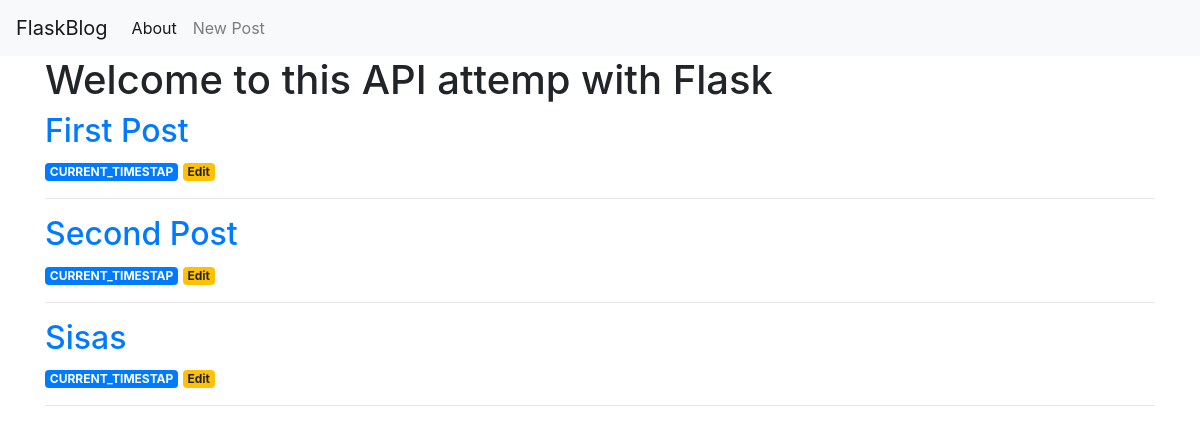
Before: / with the older database file.
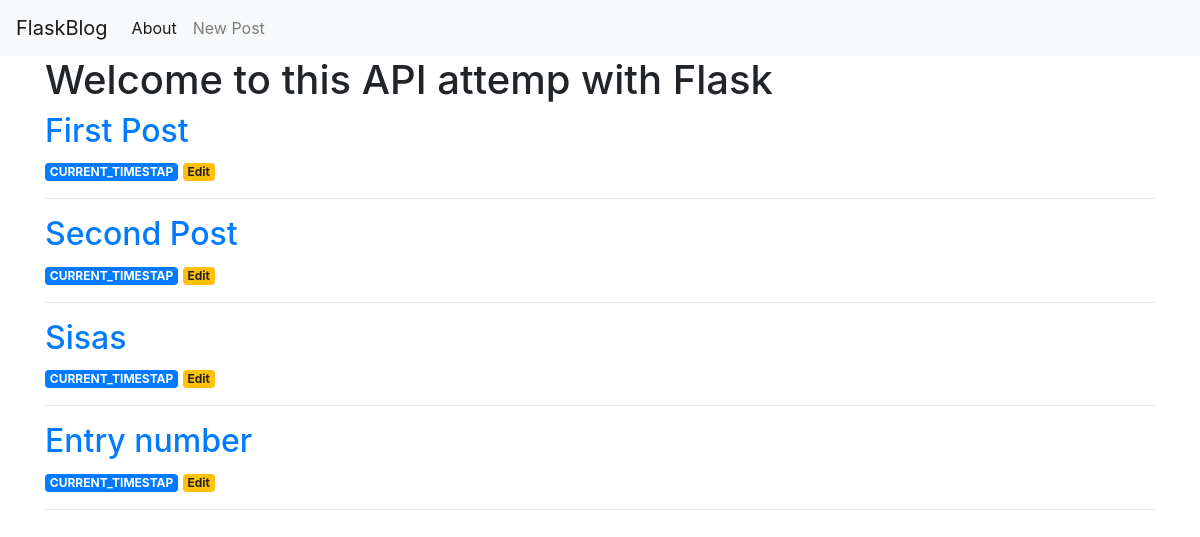
After: the same page with the newer database file.
### tables this page shows
CREATE TABLE posts(
    /*Entero que representa una clave primaria, para cada entrada del blog*/
    id INTEGER PRIMARY KEY AUTOINCREMENT,
    /*NOT NULL, la columna no debería estar vacía
    CURRENT_TIMESTAMP es la hora en la que se añade la entrada*/
    created TIMESTAMP NOT NULL DEFAULT CURRENT_TIMESTAP,
    /*Título de la entrada*/
    title TEXT NOT NULL,
    /*contenido de la entrada*/
    content TEXT NOT NULL
);

### Api_html.py (the view)
@app.route('/')
def index():
    conn = get_db_connection()
    posts = conn.execute('SELECT * FROM posts').fetchall()
    conn.close()
    return render_template('index.html', posts=posts)

### Api_html.py (called while the page is built)
def get_db_connection():
    conn = sqlite3.connect('database.db')
    conn.row_factory = sqlite3.Row
    return conn

### templates/index.html
{% extends 'base.html' %}
{% block content %}
    <h1>{% block title %} Welcome to this API attemp with Flask {% endblock %}</h1>
    {% for post in posts %}
        <a href="{{ url_for('post', post_id=post['id']) }}">
            <h2>{{ post['title'] }}</h2>
        </a>
        <span class="badge badge-primary">{{ post['created'] }}</span>
        <a href="{{ url_for('edit', id=post['id']) }}">
            <span class="badge badge-warning">Edit</span>
        </a>
        <hr>
    {% endfor %}
{% endblock %}

### templates/base.html (shortened to what this page needs)
<!DOCTYPE html>
<html lang="en">
<head>
    <link rel='stylesheet' href="https://stackpath.bootstrapcdn.com/bootstrap/4.3.1/css/bootstrap.min.css">
</head>
<body>
    <nav class="navbar navbar-expand-md navbar-light bg-light">
        <a class="navbar-brand" href="{{ url_for('index')}}">FlaskBlog</a>
        <div class="collapse navbar-collapse" id="navbarNav">
            <ul class="navbar-nav">
            <li class="nav-item active">
                <a class="nav-link" href="#">About</a>
            </li>
            <li class="nav-item">
                <a class="nav-link" href="{{url_for('create')}}">New Post</a>
            </li>
            </ul>
        </div>
    </nav>
    <div class="container">
        {% block content %} {% endblock %}
    </div>
</body>
</html>

Changed rows visible on the page:
added posts: title "Entry number", created "CURRENT_TIMESTAP"
